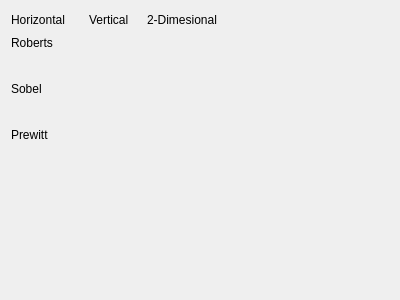
<?xml version="1.0" encoding="UTF-8"?>
<ui version="4.0">
 <class>subGrad</class>
 <widget class="QWidget" name="subGrad">
  <property name="geometry">
   <rect>
    <x>0</x>
    <y>0</y>
    <width>400</width>
    <height>300</height>
   </rect>
  </property>
  <property name="windowTitle">
   <string>Gradient</string>
  </property>
  <widget class="QScrollArea" name="scrollArea">
   <property name="geometry">
    <rect>
     <x>0</x>
     <y>0</y>
     <width>400</width>
     <height>300</height>
    </rect>
   </property>
   <property name="frameShape">
    <enum>QFrame::NoFrame</enum>
   </property>
   <property name="widgetResizable">
    <bool>true</bool>
   </property>
   <widget class="QWidget" name="scrollAreaWidgetContents">
    <property name="geometry">
     <rect>
      <x>0</x>
      <y>0</y>
      <width>400</width>
      <height>300</height>
     </rect>
    </property>
    <widget class="QLabel" name="labelX">
     <property name="geometry">
      <rect>
       <x>11</x>
       <y>11</y>
       <width>72</width>
       <height>17</height>
      </rect>
     </property>
     <property name="text">
      <string>Horizontal</string>
     </property>
    </widget>
    <widget class="QLabel" name="labelY">
     <property name="geometry">
      <rect>
       <x>89</x>
       <y>11</y>
       <width>52</width>
       <height>17</height>
      </rect>
     </property>
     <property name="text">
      <string>Vertical</string>
     </property>
    </widget>
    <widget class="QLabel" name="labelZ">
     <property name="geometry">
      <rect>
       <x>147</x>
       <y>11</y>
       <width>89</width>
       <height>17</height>
      </rect>
     </property>
     <property name="text">
      <string>2-Dimesional</string>
     </property>
    </widget>
    <widget class="QLabel" name="labelRoberts">
     <property name="geometry">
      <rect>
       <x>11</x>
       <y>34</y>
       <width>54</width>
       <height>17</height>
      </rect>
     </property>
     <property name="text">
      <string>Roberts</string>
     </property>
    </widget>
    <widget class="QLabel" name="labelSobel">
     <property name="geometry">
      <rect>
       <x>11</x>
       <y>80</y>
       <width>39</width>
       <height>17</height>
      </rect>
     </property>
     <property name="text">
      <string>Sobel</string>
     </property>
    </widget>
    <widget class="QLabel" name="labelPrewitt">
     <property name="geometry">
      <rect>
       <x>11</x>
       <y>126</y>
       <width>51</width>
       <height>17</height>
      </rect>
     </property>
     <property name="text">
      <string>Prewitt</string>
     </property>
    </widget>
    <widget class="QLabel" name="labelR2">
     <property name="geometry">
      <rect>
       <x>147</x>
       <y>57</y>
       <width>89</width>
       <height>17</height>
      </rect>
     </property>
     <property name="text">
      <string/>
     </property>
    </widget>
    <widget class="QLabel" name="labelR0">
     <property name="geometry">
      <rect>
       <x>11</x>
       <y>57</y>
       <width>72</width>
       <height>17</height>
      </rect>
     </property>
     <property name="text">
      <string/>
     </property>
    </widget>
    <widget class="QLabel" name="labelP2">
     <property name="geometry">
      <rect>
       <x>147</x>
       <y>149</y>
       <width>89</width>
       <height>17</height>
      </rect>
     </property>
     <property name="text">
      <string/>
     </property>
    </widget>
    <widget class="QLabel" name="labelS0">
     <property name="geometry">
      <rect>
       <x>11</x>
       <y>103</y>
       <width>72</width>
       <height>17</height>
      </rect>
     </property>
     <property name="text">
      <string/>
     </property>
    </widget>
    <widget class="QLabel" name="labelS1">
     <property name="geometry">
      <rect>
       <x>89</x>
       <y>103</y>
       <width>52</width>
       <height>17</height>
      </rect>
     </property>
     <property name="text">
      <string/>
     </property>
    </widget>
    <widget class="QLabel" name="labelS2">
     <property name="geometry">
      <rect>
       <x>147</x>
       <y>103</y>
       <width>89</width>
       <height>17</height>
      </rect>
     </property>
     <property name="text">
      <string/>
     </property>
    </widget>
    <widget class="QLabel" name="labelP1">
     <property name="geometry">
      <rect>
       <x>89</x>
       <y>149</y>
       <width>52</width>
       <height>17</height>
      </rect>
     </property>
     <property name="text">
      <string/>
     </property>
    </widget>
    <widget class="QLabel" name="labelP0">
     <property name="geometry">
      <rect>
       <x>11</x>
       <y>149</y>
       <width>72</width>
       <height>17</height>
      </rect>
     </property>
     <property name="text">
      <string/>
     </property>
    </widget>
    <widget class="QLabel" name="labelR1">
     <property name="geometry">
      <rect>
       <x>89</x>
       <y>57</y>
       <width>52</width>
       <height>17</height>
      </rect>
     </property>
     <property name="text">
      <string/>
     </property>
    </widget>
   </widget>
  </widget>
 </widget>
 <resources/>
 <connections/>
</ui>
